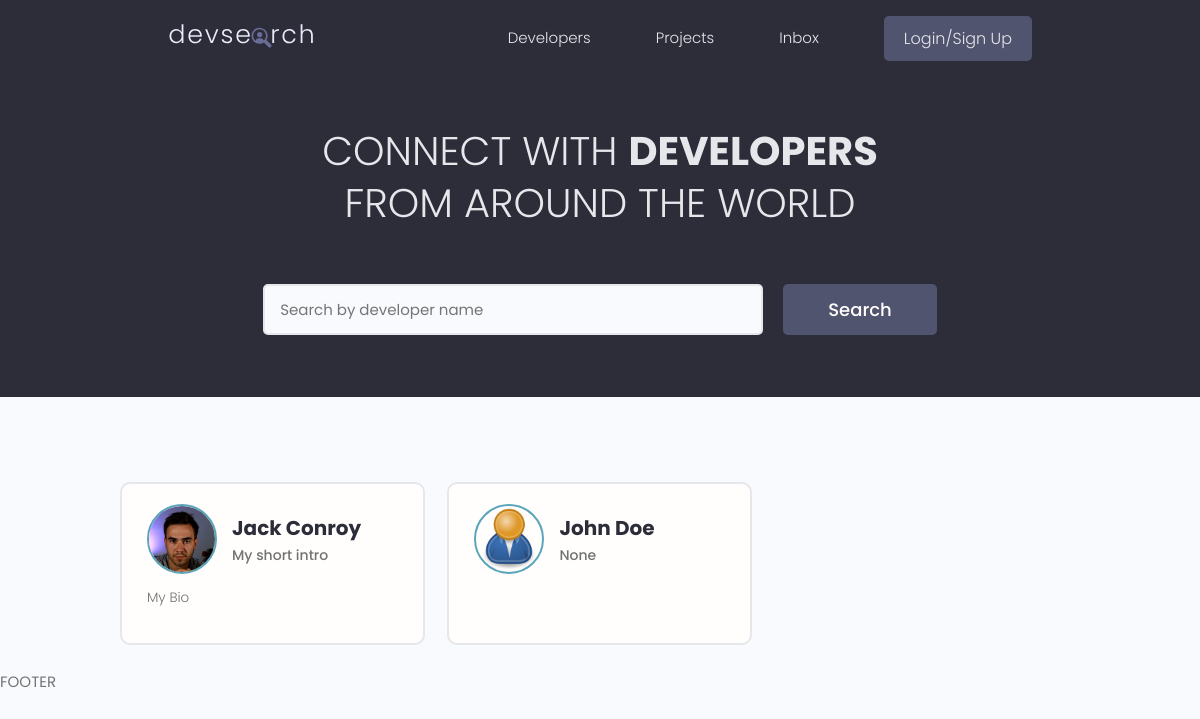
The app's page /, older data.
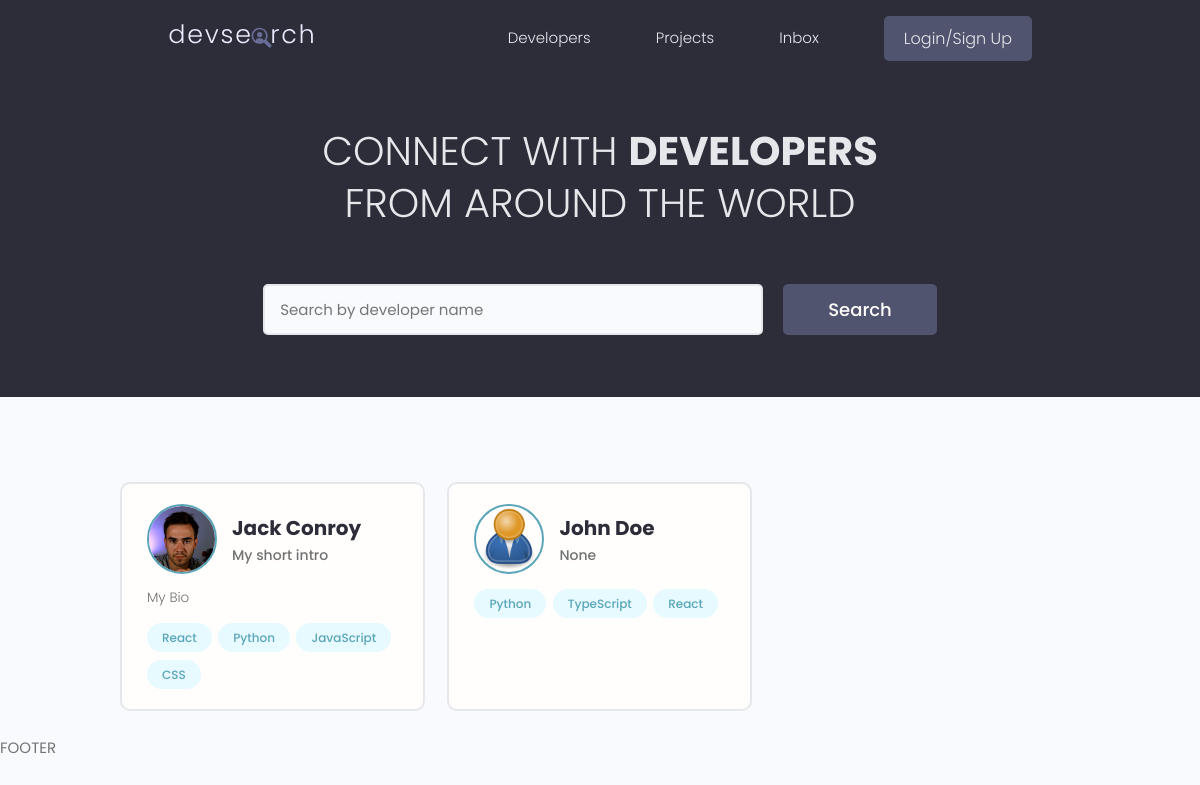
The same page, newer data.
### users/models.py (models this page shows, shortened)
class Profile(models.Model):
  user = models.OneToOneField(User, on_delete=models.CASCADE, null=True, blank=True)
  name = models.CharField(max_length=200, blank=True, null=True)
  email = models.EmailField(max_length=500, blank=True, null=True)
  username = models.CharField(max_length=200, blank=True, null=True)
  location = models.CharField(max_length=200, blank=True, null=True)
  short_intro = models.CharField(max_length=500, blank=True, null=True)
  bio = models.TextField(blank=True, null=True)
  profile_image = models.ImageField(null=True, blank=True, upload_to='profiles/', default="profiles/user-default.png")
  social_github = models.CharField(max_length=500, null=True, blank=True)
  social_twitter = models.CharField(max_length=500, null=True, blank=True)
  social_linkedin = models.CharField(max_length=500, null=True, blank=True)
  social_youtube = models.CharField(max_length=500, null=True, blank=True)
  social_website = models.CharField(max_length=500, null=True, blank=True)
  created = models.DateTimeField(auto_now_add=True)
  id = models.UUIDField(default=uuid.uuid4, unique=True, primary_key=True, editable=False)

class Skill(models.Model):
  owner = models.ForeignKey(Profile, on_delete=models.CASCADE, null=True, blank=True)
  name = models.CharField(max_length=500, null=True, blank=True)
  description = models.TextField(null=True, blank=True)
  created = models.DateTimeField(auto_now_add=True)
  id = models.UUIDField(default=uuid.uuid4, unique=True, primary_key=True, editable=False)
  def __str__(self):
    return self.name

### users/views.py (the view)
# urls.py: path('', views.profiles, name='profiles'),
def profiles(request):
  profiles = Profile.objects.all()
  context = {
    'profiles': profiles
  }
  return render(request, 'users/profiles.html', context)

### users/templates/users/profiles.html (shortened to what this page needs)
{% extends 'main.html' %}
{% block content %}
  <main class="home">
    <section class="hero-section text-center">
      <div class="container container--narrow">
        <div class="hero-section__box">
          <h2>CONNECT WITH <span>DEVELOPERS</span></h2>
          <h2>FROM AROUND THE WORLD</h2>
        </div>
        <div class="hero-section__search">
          <form class="form" action="#" method="get">
            <div class="form__field">
              <input class="input input--text" id="formInput#search" type="text" name="text"
                placeholder="Search by developer name" />
            </div>
            <input class="btn btn--sub btn--lg" type="submit" value="Search" />
          </form>
        </div>
      </div>
    </section>
    <section class="devlist">
      <div class="container">
        <div class="grid grid--three">
          {% for profile in profiles %}
          <div class="column card">
            <div class="dev">
              <a href="{% url 'user-profile' profile.id %}" class="card__body">
                <div class="dev__profile">
                  <img class="avatar avatar--md" src="{{profile.profile_image.url}}" alt="image" />
                  <div class="dev__meta">
                    <h3>{{ profile.name }}</h3>
                    <h5>{{ profile.short_intro|slice:"60" }}</h5>
                  </div>
                </div>
                <p class="dev__info">
                  {{profile.bio|slice:"150"}}
                </p>
                <div class="dev__skills">
                  {% for skill in profile.skill_set.all|slice:"5" %}
                  <span class="tag tag--pill tag--main">
                    <small>{{skill}}</small>
                  </span>
                  {% endfor %}
                </div>
              </a>
            </div>
          </div>
          {% endfor %}
        </div>
      </div>
    </section>
  </main>
{% endblock content %}

Row changes from the older to the newer data that the page shows:
added Skill: name "React", shown under Profile "Jack Conroy"
added Skill: name "Python", shown under Profile "Jack Conroy"
added Skill: name "JavaScript", shown under Profile "Jack Conroy"
added Skill: name "CSS", shown under Profile "Jack Conroy"
added Skill: name "Python", shown under Profile "John Doe"
added Skill: name "TypeScript", shown under Profile "John Doe"
added Skill: name "React", shown under Profile "John Doe"
